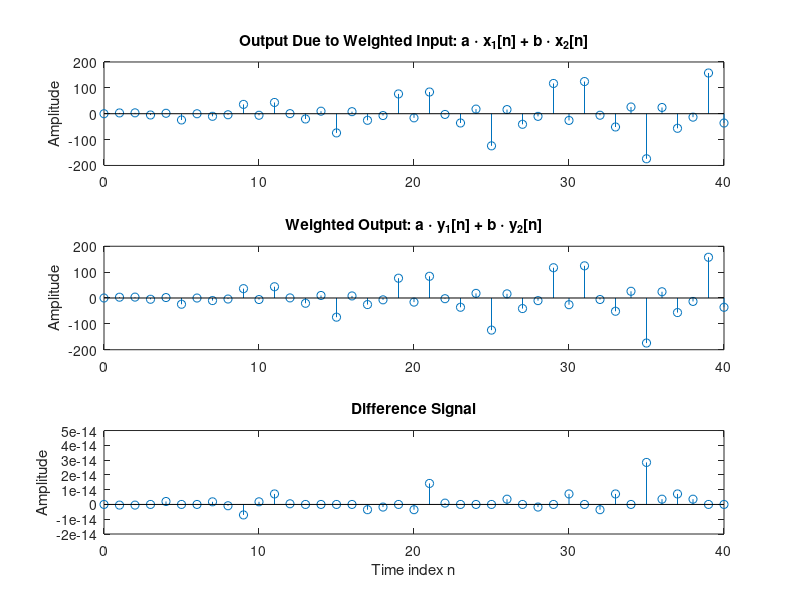

Write the MATLAB code that produced this figure.
% Program Q2_18
% Modify P2_3 for Q2.18.
% Generate the input sequences
clf;
n = 0:40;
a = 2;b = -3;
x1 = cos(2*pi*0.1*n);
x2 = cos(2*pi*0.4*n);
x = a*x1 + b*x2;
y1 = (n .* x1) + [0 x1(1:40)]; % Compute the output y1[n]
y2 = (n .* x2) + [0 x2(1:40)]; % Compute the output y2[n]
y = (n .* x) + [0 x(1:40)]; % Compute the output y[n]
yt = a*y1 + b*y2;
d = y - yt; % Compute the difference output d[n]
% Plot the outputs and the difference signal
subplot(3,1,1)
stem(n,y);
ylabel('Amplitude');
title('Output Due to Weighted Input: a \cdot x_{1}[n] + b \cdot x_{2}[n]');
subplot(3,1,2)
stem(n,yt);
ylabel('Amplitude');
title('Weighted Output: a \cdot y_{1}[n] + b \cdot y_{2}[n]');
subplot(3,1,3)
stem(n,d);
xlabel('Time index n');ylabel('Amplitude');
title('Difference Signal');